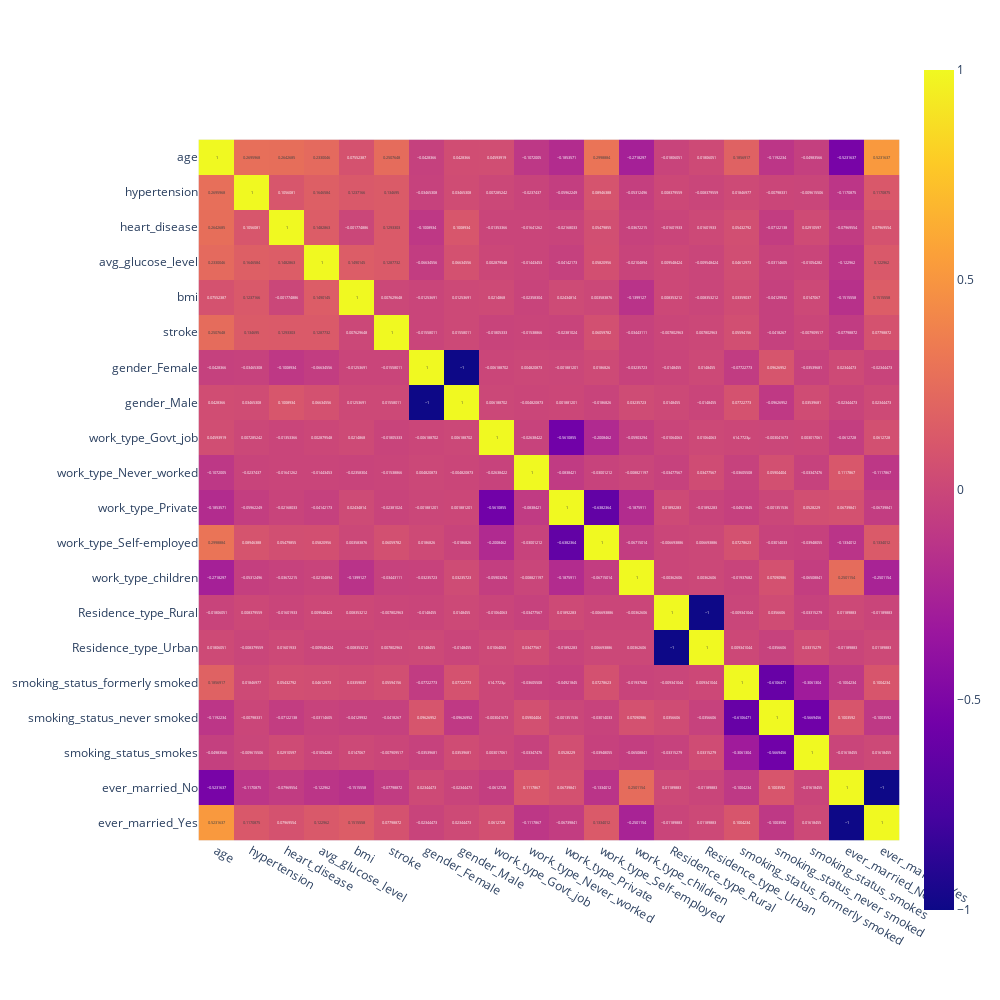

Here is the notebook cell this chart was saved with:
### Code cell
#TODO:add title, axes
fig = px.imshow(encoded_df.corr(), text_auto=True)
fig.layout.height = 1000
fig.layout.width = 1000
fig.show()

### Figure 1 — Plotly figure (JSON) as saved in the notebook; plotly's stock layout.template omitted (floating-point values rounded to 4 significant figures; data arrays with more than 128 entries replaced by an {"elided": "..."} marker saying what was removed)
{"data": [{"coloraxis": "coloraxis", "hovertemplate": "x: %{x}<br>y: %{y}<br>color: %{z}<extra></extra>", "name": "0", "texttemplate": "%{z}", "type": "heatmap", "x": ["age", "hypertension", "heart_disease", "avg_glucose_level", "bmi", "stroke", "gender_Female", "gender_Male", "work_type_Govt_job", "work_type_Never_worked", "work_type_Private", "work_type_Self-employed", "work_type_children", "Residence_type_Rural", "Residence_type_Urban", "smoking_status_formerly smoked", "smoking_status_never smoked", "smoking_status_smokes", "ever_married_No", "ever_married_Yes"], "xaxis": "x", "y": ["age", "hypertension", "heart_disease", "avg_glucose_level", "bmi", "stroke", "gender_Female", "gender_Male", "work_type_Govt_job", "work_type_Never_worked", "work_type_Private", "work_type_Self-employed", "work_type_children", "Residence_type_Rural", "Residence_type_Urban", "smoking_status_formerly smoked", "smoking_status_never smoked", "smoking_status_smokes", "ever_married_No", "ever_married_Yes"], "yaxis": "y", "z": {"elided": "20x20 float values"}}], "layout": {"coloraxis": {"colorscale": [[0, "#0d0887"], [0.1111, "#46039f"], [0.2222, "#7201a8"], [0.3333, "#9c179e"], [0.4444, "#bd3786"], [0.5556, "#d8576b"], [0.6667, "#ed7953"], [0.7778, "#fb9f3a"], [0.8889, "#fdca26"], [1, "#f0f921"]]}, "height": 1000, "margin": {"t": 60}, "width": 1000, "xaxis": {"anchor": "y", "constrain": "domain", "domain": [0, 1], "scaleanchor": "y"}, "yaxis": {"anchor": "x", "autorange": "reversed", "constrain": "domain", "domain": [0, 1]}}}
